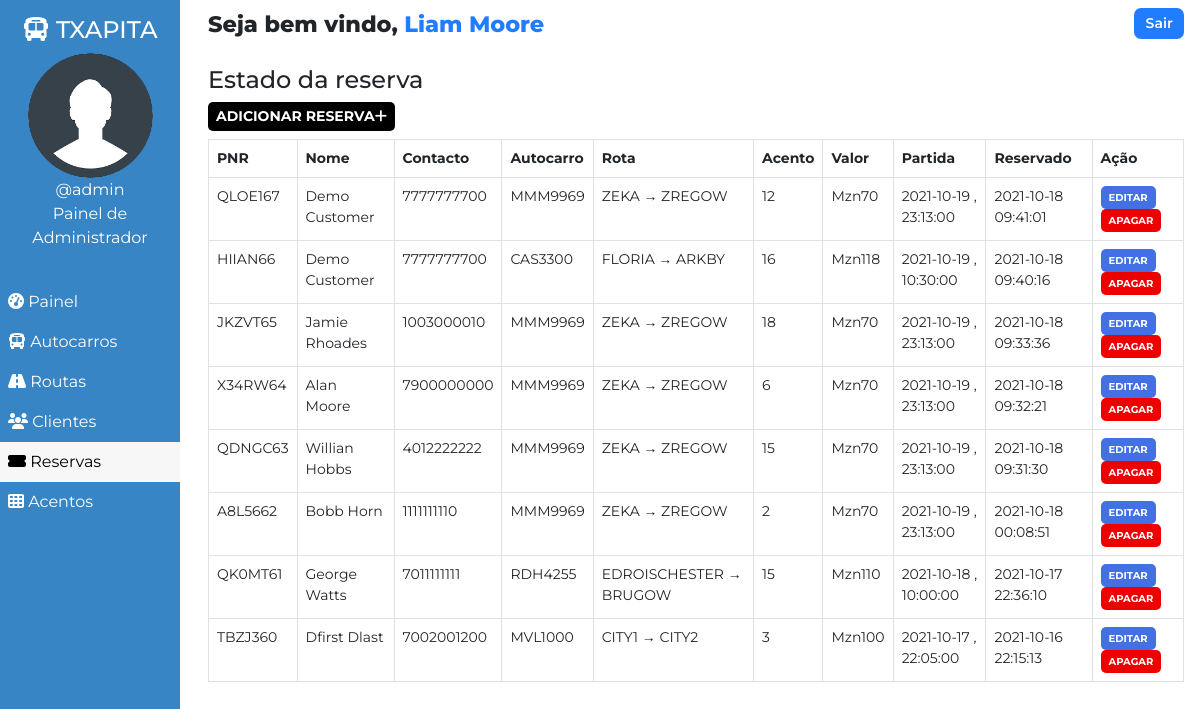
Page /admin/booking.php (signed in) on the earlier database version.
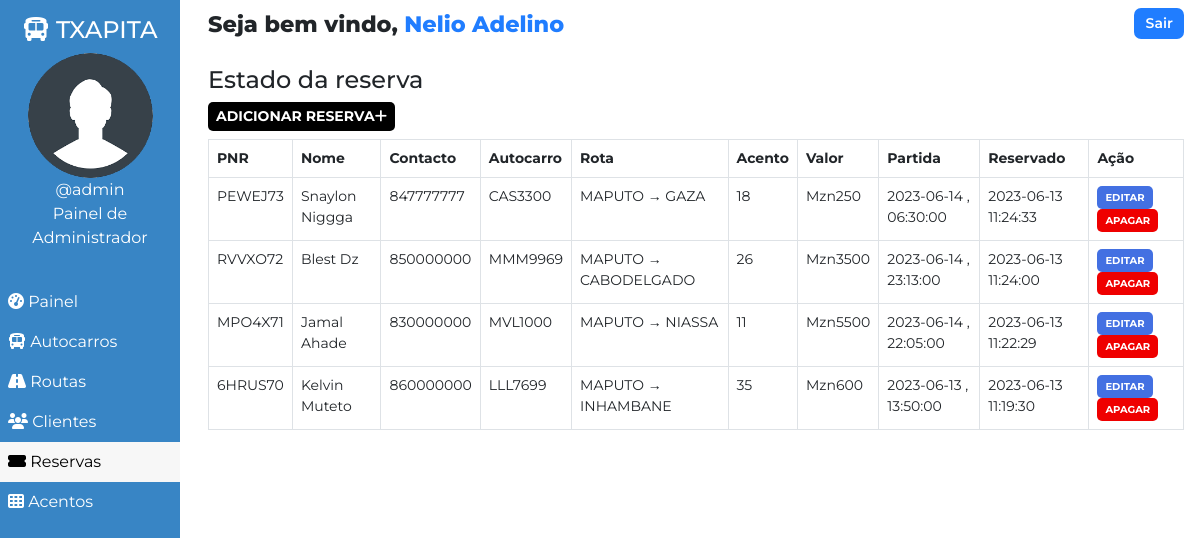
Same page on the later database version.
### tables this page shows
CREATE TABLE `users` (
  `user_id` int(11) NOT NULL,
  `user_fullname` varchar(100) NOT NULL,
  `user_name` varchar(30) NOT NULL,
  `user_password` varchar(255) NOT NULL,
  `user_created` datetime NOT NULL DEFAULT current_timestamp()
);

CREATE TABLE `bookings` (
  `id` int(100) NOT NULL,
  `booking_id` varchar(255) NOT NULL,
  `customer_id` varchar(255) NOT NULL,
  `route_id` varchar(255) NOT NULL,
  `customer_route` varchar(200) NOT NULL,
  `booked_amount` int(100) NOT NULL,
  `booked_seat` varchar(100) NOT NULL,
  `booking_created` datetime NOT NULL DEFAULT current_timestamp()
);

CREATE TABLE `customers` (
  `id` int(100) NOT NULL,
  `customer_id` varchar(255) NOT NULL,
  `customer_name` varchar(30) NOT NULL,
  `customer_phone` varchar(10) NOT NULL,
  `customer_created` datetime NOT NULL DEFAULT current_timestamp()
);

CREATE TABLE `routes` (
  `id` int(100) NOT NULL,
  `route_id` varchar(255) NOT NULL,
  `bus_no` varchar(155) NOT NULL,
  `route_cities` varchar(255) NOT NULL,
  `route_dep_date` date NOT NULL,
  `route_dep_time` time NOT NULL,
  `route_step_cost` int(100) NOT NULL,
  `route_created` datetime NOT NULL DEFAULT current_timestamp()
);

### assets/partials/_functions.php (called while the page is built, shortened)
<?php
    function get_from_table($conn, $table, $primaryKey, $pKeyValue, $toget)
    {
        $sql = "SELECT * FROM $table WHERE $primaryKey='$pKeyValue'";
        $result = mysqli_query($conn, $sql);
        $row = mysqli_fetch_assoc($result);
        if($row)
        {
            return $row["$toget"];
        }
        return false;
    }
?>

### admin/booking.php (the view, shortened to what the changed rows need)
<!DOCTYPE html>
<html lang="en">
<head>
    <link href="https://cdn.jsdelivr.net/npm/bootstrap@5.0.1/dist/css/bootstrap.min.css" rel="stylesheet">
</head>
<body>
    <?php require '../assets/partials/_admin-header.php';?>
        <?php
            $resultSql = "SELECT * FROM `bookings` ORDER BY booking_created DESC";
            $resultSqlResult = mysqli_query($conn, $resultSql);
            if(!mysqli_num_rows($resultSqlResult)){ ?>
                <div class="container mt-4">
                    <div id="noCustomers" class="alert alert-dark " role="alert">
                        <h1 class="alert-heading">Não existe nenhuma marcação!!</h1>
                        <p class="fw-light">Seja a primeira pessoa a adicionar um!</p>
                        <hr>
                        <div id="addCustomerAlert" class="alert alert-success" role="alert">
                                Click on <button id="add-button" class="button btn-sm"type="button"data-bs-toggle="modal" data-bs-target="#addModal">Adicionar <i class="fas fa-plus"></i></button> adicionar reserva!
                        </div>
                    </div>
                </div>
            <?php }
            else { ?>
            <section id="booking">
                <div id="booking-results">
                    <table class="table table-hover table-bordered">
                        <thead>
                            <th>PNR</th>
                            <th>Nome</th>
                            <th>Contacto</th>
                            <th>Autocarro</th>
                            <th>Rota</th>
                            <th>Acento</th>
                            <th>Valor</th>
                            <th>Partida</th>
                            <th>Reservado</th>
                            <th>Ação</th>
                        </thead>
                        <?php
                            while($row = mysqli_fetch_assoc($resultSqlResult))
                            {
                                $id = $row["id"];
                                $customer_id = $row["customer_id"];
                                $route_id = $row["route_id"];
                                $pnr = $row["booking_id"];
                                $customer_name = get_from_table($conn, "customers","customer_id", $customer_id, "customer_name");
                                $customer_phone = get_from_table($conn,"customers","customer_id", $customer_id, "customer_phone");
                                $bus_no = get_from_table($conn, "routes", "route_id", $route_id, "bus_no");
                                $route = $row["customer_route"];
                                $booked_seat = $row["booked_seat"];
                                $booked_amount = $row["booked_amount"];
                                $dep_date = get_from_table($conn, "routes", "route_id", $route_id, "route_dep_date");
                                $dep_time = get_from_table($conn, "routes", "route_id", $route_id, "route_dep_time");
                                $booked_timing = $row["booking_created"];
                        ?>
                        <tr>
                            <td>
                                <?php
                                    echo $pnr;
                                ?>
                            </td>
                            <td>
                                <?php
                                    echo $customer_name;
                                ?>
                            </td>
                            <td>
                                <?php
                                    echo $customer_phone;
                                ?>
                            </td>
                            <td>
                                <?php
                                    echo $bus_no;
                                ?>
                            </td>
                            <td>
                                <?php
                                    echo $route;
                                ?>
                            </td>
                            <td>
                                <?php
                                    echo $booked_seat;
                                ?>
                            </td>
                            <td>
                                <?php
                                    echo 'Mzn'.$booked_amount;
                                ?>
                            </td>
                            <td>
                                <?php
                                    echo $dep_date . " , ". $dep_time;
                                ?>
                            </td>
                            <td>
                                <?php
                                    echo $booked_timing;
                                ?>
                            </td>
                            <td>
                            <button class="button btn-sm edit-button" data-link="<?php echo $_SERVER['REQUEST_URI']; ?>" data-customerid="<?php
                                                echo $customer_id;?>" data-id="<?php
                                                echo $id;?>" data-name="<?php
                                                echo $customer_name;?>" data-phone="<?php
                                                echo $customer_phone;?>" >Editar</button>
                                <button class="button delete-button btn-sm" data-bs-toggle="modal" data-bs-target="#deleteModal"
                                data-id="<?php
                                                echo $id;?>" data-bookedseat="<?php
                                                echo $booked_seat;
                                            ?>" data-routeid="<?php
                                            echo $route_id;
                                        ?>"> Apagar</button>
                            </td>
                        </tr>
                        <?php
                        }
                    ?>
                    </table>
                </div>
            </section>
            <?php } ?>
        </div>
    </main>
</body>
</html>

### assets/partials/_admin-header.php (shortened to what the changed rows need)
<?php
    require '_functions.php';
    $conn = db_connect();
    $user_id = $_SESSION['user_id'];
    $sql = "SELECT * FROM users WHERE user_id = $user_id";
    $result = mysqli_query($conn, $sql);
    if($row = mysqli_fetch_assoc($result))
    {
        $user_fullname = $row["user_fullname"];
        $user_name = $row["user_name"];
    }
?>
    <main id="container">
        <div id="sidebar">
            <div>
                <img class="adminDp" src="../assets/img/userav-min.png" height="125px" alt="Admin Profile Pic">
                <p>
                    <?php  echo '@'.$user_name;  ?>
                </p>
                <p>Painel de Administrador</p>
            </div>
        </div>
        <div id="main-content">
            <section id="welcome">
                <ul>
                    <li class="welcome-item">Seja bem vindo,
                        <span id="USER">
                            <?php
                                echo $user_fullname;
                            ?>
                        </span>
                    </li>
                </ul>
            </section>

Differences in the rows shown:
removed bookings: booking "QLOE167", customer.customer_name "Demo Customer", customer.customer_phone "7777777700", route.bus_no "MMM9969", customer_route "ZEKA → ZREGOW", booked_seat "12", booked_amount "70", route.route_dep_date "2021-10-19", route.route_dep_time "23:13:00", booking_created "2021-10-18 09:41:01"
removed bookings: booking "HIIAN66", customer.customer_name "Demo Customer", customer.customer_phone "7777777700", route.bus_no "CAS3300", customer_route "FLORIA → ARKBY", booked_seat "16", booked_amount "118", route.route_dep_date "2021-10-19", route.route_dep_time "10:30:00", booking_created "2021-10-18 09:40:16"
removed bookings: booking "JKZVT65", customer.customer_name "Jamie Rhoades", customer.customer_phone "1003000010", route.bus_no "MMM9969", customer_route "ZEKA → ZREGOW", booked_seat "18", booked_amount "70", route.route_dep_date "2021-10-19", route.route_dep_time "23:13:00", booking_created "2021-10-18 09:33:36"
removed bookings: booking "X34RW64", customer.customer_name "Alan Moore", customer.customer_phone "7900000000", route.bus_no "MMM9969", customer_route "ZEKA → ZREGOW", booked_seat "6", booked_amount "70", route.route_dep_date "2021-10-19", route.route_dep_time "23:13:00", booking_created "2021-10-18 09:32:21"
removed bookings: booking "QDNGC63", customer.customer_name "Willian Hobbs", customer.customer_phone "4012222222", route.bus_no "MMM9969", customer_route "ZEKA → ZREGOW", booked_seat "15", booked_amount "70", route.route_dep_date "2021-10-19", route.route_dep_time "23:13:00", booking_created "2021-10-18 09:31:30"
removed bookings: booking "A8L5662", customer.customer_name "Bobb Horn", customer.customer_phone "1111111110", route.bus_no "MMM9969", customer_route "ZEKA → ZREGOW", booked_seat "2", booked_amount "70", route.route_dep_date "2021-10-19", route.route_dep_time "23:13:00", booking_created "2021-10-18 00:08:51"
removed bookings: booking "QK0MT61", customer.customer_name "George Watts", customer.customer_phone "7011111111", route.bus_no "RDH4255", customer_route "EDROISCHESTER → BRUGOW", booked_seat "15", booked_amount "110", route.route_dep_date "2021-10-18", route.route_dep_time "10:00:00", booking_created "2021-10-17 22:36:10"
removed bookings: booking "TBZJ360", customer.customer_name "Dfirst Dlast", customer.customer_phone "7002001200", route.bus_no "MVL1000", customer_route "CITY1 → CITY2", booked_seat "3", booked_amount "100", route.route_dep_date "2021-10-17", route.route_dep_time "22:05:00", booking_created "2021-10-16 22:15:13"
changed users "admin": user_fullname "Liam Moore" → "Nelio Adelino"
added bookings: booking "PEWEJ73", customer.customer_name "Snaylon Niggga", customer.customer_phone "847777777", route.bus_no "CAS3300", customer_route "MAPUTO → GAZA", booked_seat "18", booked_amount "250", route.route_dep_date "2023-06-14", route.route_dep_time "06:30:00", booking_created "2023-06-13 11:24:33"
added bookings: booking "RVVXO72", customer.customer_name "Blest Dz", customer.customer_phone "850000000", route.bus_no "MMM9969", customer_route "MAPUTO → CABODELGADO", booked_seat "26", booked_amount "3500", route.route_dep_date "2023-06-14", route.route_dep_time "23:13:00", booking_created "2023-06-13 11:24:00"
added bookings: booking "MPO4X71", customer.customer_name "Jamal Ahade", customer.customer_phone "830000000", route.bus_no "MVL1000", customer_route "MAPUTO → NIASSA", booked_seat "11", booked_amount "5500", route.route_dep_date "2023-06-14", route.route_dep_time "22:05:00", booking_created "2023-06-13 11:22:29"
added bookings: booking "6HRUS70", customer.customer_name "Kelvin Muteto", customer.customer_phone "860000000", route.bus_no "LLL7699", customer_route "MAPUTO → INHAMBANE", booked_seat "35", booked_amount "600", route.route_dep_date "2023-06-13", route.route_dep_time "13:50:00", booking_created "2023-06-13 11:19:30"
